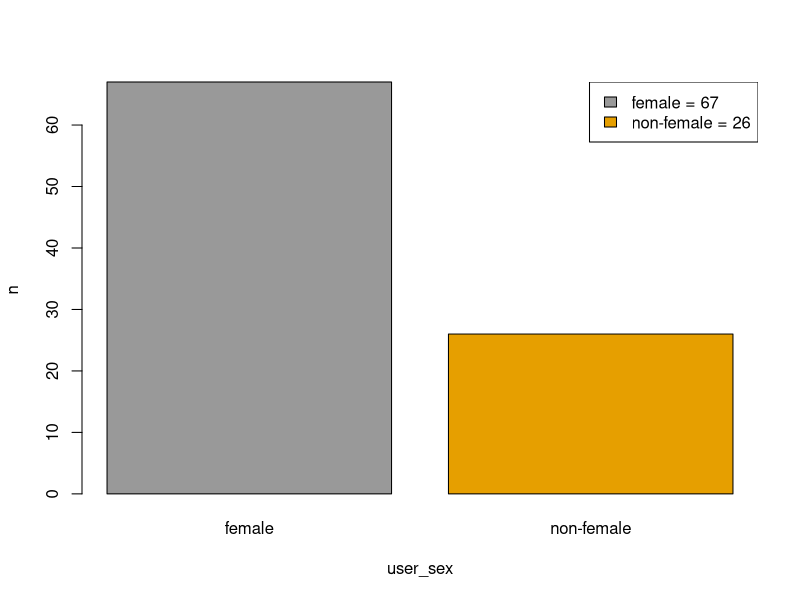
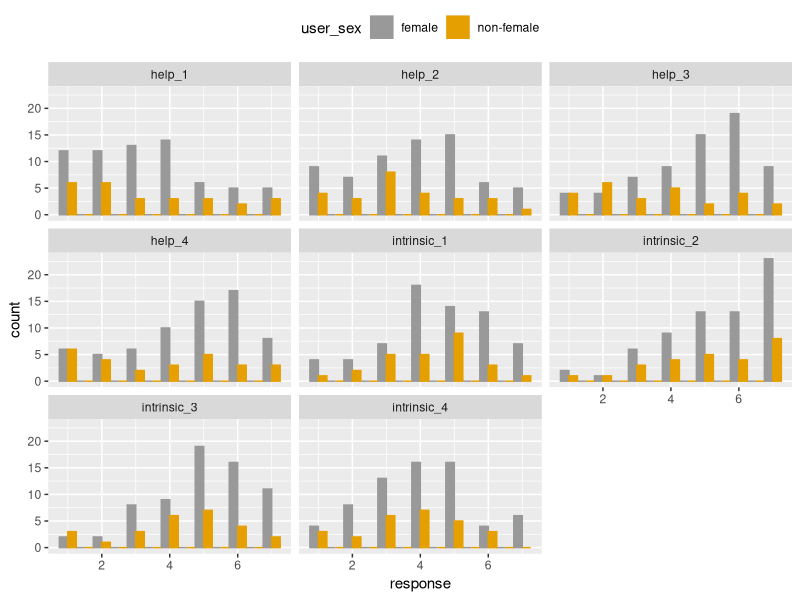
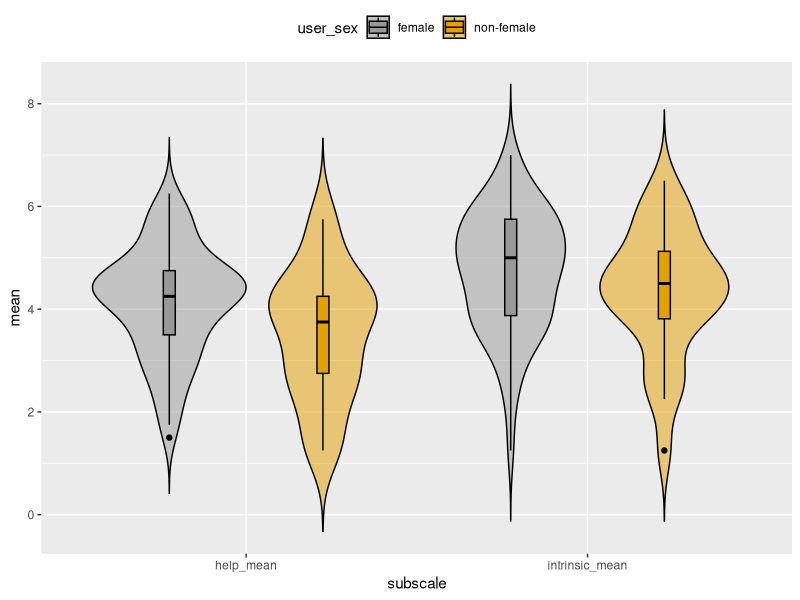
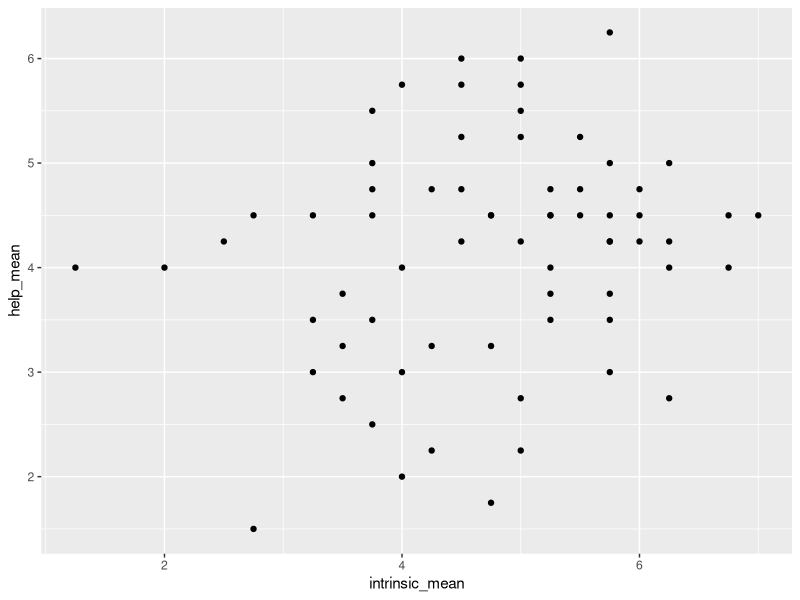
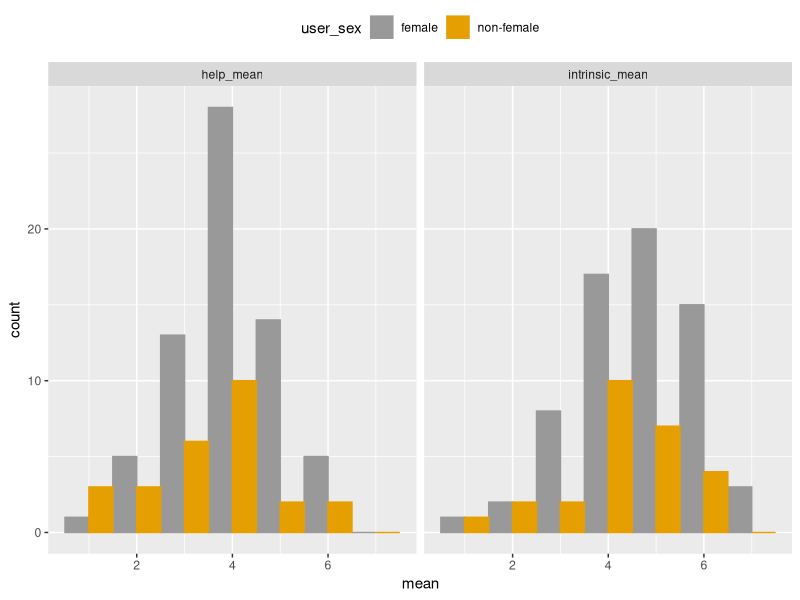
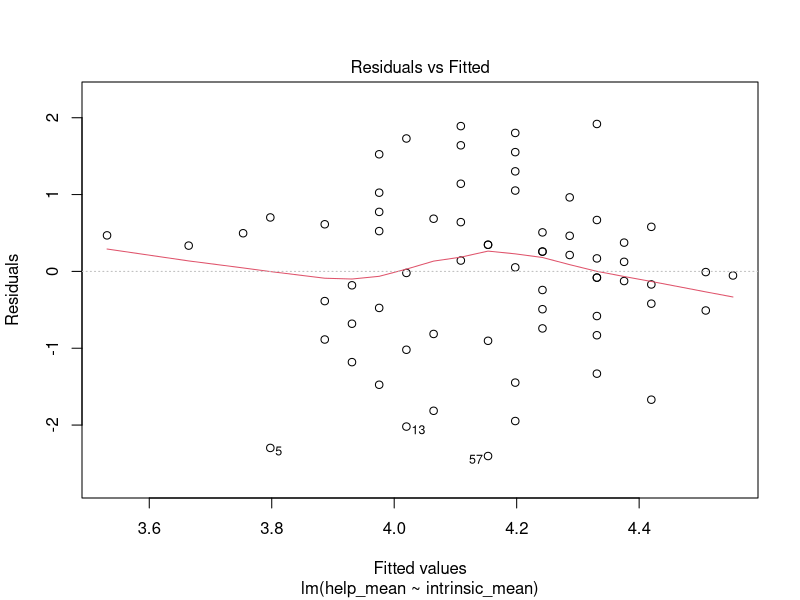
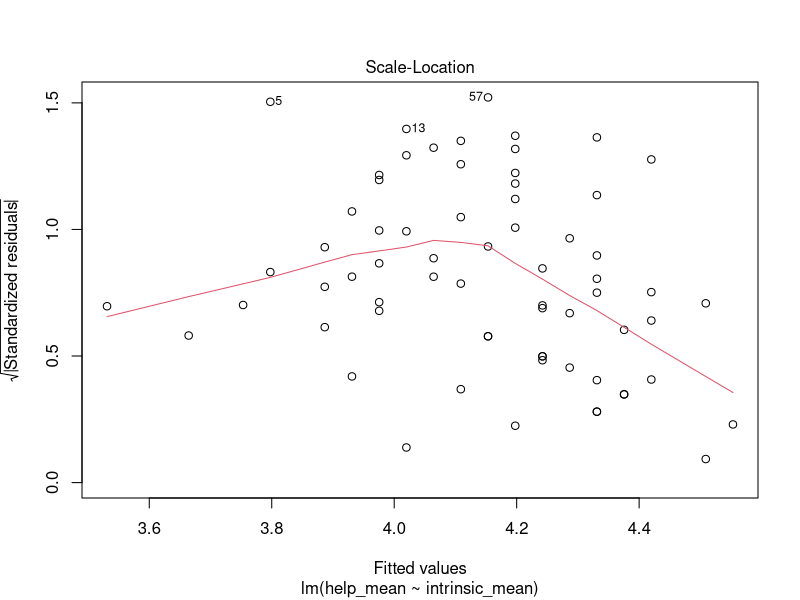
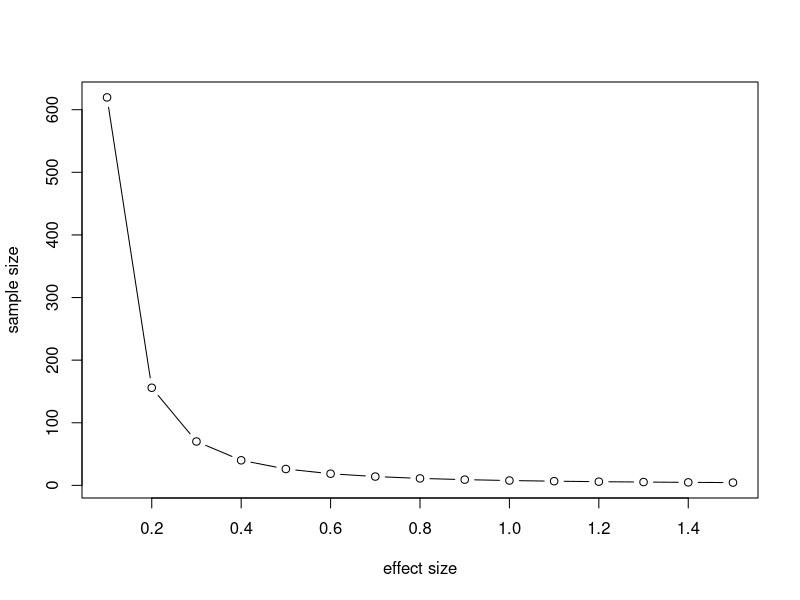

Reproduce these figures in R, in order.
## ---- chunk 1

# install package - pwr

library(pwr)
library(broom)
library(dplyr)
library(stats)
library(ggplot2)
library(tidyverse)

# you will need to add extra packages in here to do the rest of your analyses

demo <- read_csv("demographics_2021_pilot.csv")
mslq <- read_csv("MSLQ_2021_pilot.csv")

## ---- chunk 2

demo_final <- demo %>% 
  group_by(user_id, q_id) %>% 
  filter(session_id == min(session_id), endtime == min(endtime)) %>% 
  filter(row_number() == 1) %>% 
  ungroup() %>% 
  filter(user_status %in% c("guest", "registered")) %>%
  select(user_id, user_sex, user_age, q_name, dv) %>%
  pivot_wider(names_from = q_name, values_from = dv)

mslq_final <- mslq %>% 
  group_by(user_id, q_id) %>% 
  filter(session_id == min(session_id), endtime == min(endtime)) %>% 
  filter(row_number() == 1) %>% 
  ungroup() %>% 
  filter(user_status %in% c("guest", "registered")) %>%
  select(user_id, user_sex, user_age, q_name, dv) %>%
  arrange(q_name) %>%
  pivot_wider(names_from = q_name, values_from = dv)

## ---- chunk 3

# merge data frames
joined_data <- as_tibble(merge(demo_final, 
                               mslq_final))

## ---- chunk 4

# select the gender column, and MSLQ variables
selected_data <- select(joined_data,
                        user_id, user_sex,
                        intrinsic_1:intrinsic_4,
                        help_1:help_4)

## ---- chunk 5

# convert to data.frame and drop NaNs
data <- data.frame(drop_na(selected_data))

## ---- chunk 6

# data info
summary_stats <- summary(data)

# MSLQ variables
subscales <- c("intrinsic", 
               "help")
help      <- c(names(data)[str_detect(names(data), 
                                      "help")])
intrinsic <- c(names(data)[str_detect(names(data), 
                                      "intrinsic")])

# group non-female observations
data <- mutate(data,
               user_sex = case_when(user_sex %in% c("nonbinary",
                                                    "na") ~ "non-female",
                                  user_sex == "male"      ~ "non-female",
                                  user_sex == "female"    ~ "female"))

# group by count
data_count <- (data %>% 
                 count(user_sex))

# restructure
data_distribution <- pivot_longer(data,
                                  cols=c(intrinsic, help),
                                  names_to="item",
                                  values_to="response")

# gender variables
gender   <- c(unique(data_distribution$user_sex))
n_gender <- c(sum(data_count$n[data_count$user_sex == "female"]),
              sum(data_count$n[data_count$user_sex != "female"]))

# plotting variables
black    = "#000000"
grey     = "#999999"
yellow   = "#E69F00"

# plot gender counts
# jpeg(file="plots/count.jpeg")
barplot(data_count$n, 
        names.arg=data_count$user_sex,
        ylab="n", xlab="user_sex",
        col=c(grey, yellow, yellow, yellow))
legend("topright", 
       c(sprintf("%s = %i", gender[1], n_gender[1]), 
         sprintf("%s = %i", gender[2], n_gender[2])), 
       fill = c(grey, yellow))
# dev.off()

# plot data distribution
# jpeg(file="plots/distribution.jpeg")
ggplot(data=data_distribution, 
       mapping=aes(x=response, color=user_sex, fill=user_sex)) + 
  geom_histogram(binwidth=.5, position="dodge") + 
  facet_wrap(facet=vars(item)) +
  scale_color_manual(values=c(grey, yellow)) +
  scale_fill_manual(values=c(grey, yellow)) + 
  theme(legend.position="top")
# dev.off()

## ---- chunk 7

dat_means <- data %>% # change data to the name of the data object you want to work from
  gather(var, val, intrinsic_1:intrinsic_4) %>% # change question_1:question_5 to select the questions for your 1st sub-scale 
  group_by_at(vars(-val, -var)) %>% # group by everything except the val and var columns, don't change this 
  summarise(intrinsic_mean = mean(val, na.rm = TRUE)) %>% # change anxiety_mean to the name of your 1st sub-scale
  ungroup() %>% # always ungroup! 
  gather(var, val, help_1:help_4) %>% # change question_1:question_5 to select the questions for your 2nd scale
  group_by_at(vars(-val, -var)) %>% 
  summarise(help_mean = mean(val, na.rm = TRUE)) %>% # does not return sums with missing items 
  ungroup()

## ---- chunk 8

dat_means_grouped <-  pivot_longer(dat_means,
                      cols=c(intrinsic_mean, help_mean),
                      names_to="subscale",
                      values_to="mean")

# jpeg(file="plots/boxplots.jpeg")
ggplot(data=dat_means_grouped,
       mapping=aes(x=subscale, y=mean, color=user_sex, fill=user_sex)) + 
  geom_violin(trim=FALSE, alpha=0.5) +
  geom_boxplot(width=0.07, position=position_dodge(width=0.9)) +
  scale_color_manual(values=c(black, black)) +
  scale_fill_manual(values=c(grey, yellow)) + 
  theme(legend.position="top")
# dev.off()

# remove outliers
female_outliers      <- boxplot(subset(subset(dat_means_grouped, user_sex == "female"), subscale == "help_mean")$mean, plot=FALSE)$out
non.female_outliers  <- boxplot(subset(subset(dat_means_grouped, user_sex != "female"), subscale == "intrinsic_mean")$mean, plot=FALSE)$out

dat_means_grouped <- dat_means_grouped[-which(subset(subset(dat_means_grouped, user_sex == "female"), subscale == "help_mean")$mean %in% female_outliers),]
dat_means_grouped <- dat_means_grouped[-which(subset(subset(dat_means_grouped, user_sex != "female"), subscale == "intrinsic_mean")$mean %in% non.female_outliers),]

dat_means <- dat_means[-which(
  subset(dat_means, user_sex == "female")$help_mean
  %in% 
    boxplot(subset(dat_means, user_sex == "female")$help_mean, plot=FALSE)$out),]

dat_means <- dat_means[-which(
  subset(dat_means, user_sex != "female")$intrinsic_mean
  %in% 
    boxplot(subset(dat_means, user_sex != "female")$intrinsic_mean, plot=FALSE)$out),]

## ---- chunk 9

female_data     <- subset(dat_means, 
                          user_sex == "female")
non.female_data <- subset(dat_means,
                          user_sex == "non-female")

# jpeg(file="plots/correlation.jpeg")
ggplot(data=female_data, 
       aes(x=intrinsic_mean, 
           y=help_mean)) + 
  geom_point()
# dev.off()

## ---- chunk 10

# shapiro-wilk test for normality
# separated for gender and subscale

gender_      <- vector(mode="list")
subscale_    <- vector(mode="list")
p.value_     <- vector(mode="list")
d.statistic_ <- vector(mode="list")

count = 1

for (i in seq_along(gender))
  {
  for (j in seq_along(subscales))
    {
    
    vec <- 
      subset(dat_means_grouped,
                user_sex == gender[i]) %>%
      filter(., 
             grepl(subscales[j], 
                   subscale))
    
    vec_sw <- shapiro.test(vec$mean)
    
    gender_[count]      <- gender[i]
    subscale_[count]    <- subscales[j]
    d.statistic_[count] <- vec_sw$statistic
    p.value_[count]     <- vec_sw$p.value
    
    count = count + 1
    
    }
  }

sw_results     <- tibble(gender_, 
                         subscale_,
                         d.statistic_, 
                         p.value_)

gender_results <- tibble("gender"            = gender,
                         "num. observations" = n_gender)

# jpeg(file="plots/mean_distribution.jpeg")
ggplot(data=dat_means_grouped,
       mapping=aes(x=mean, color=user_sex, fill=user_sex)) +
  geom_histogram(binwidth=1, position="dodge") +
  facet_wrap(facet=vars(subscale)) +
  scale_color_manual(values=c(grey, yellow)) +
  scale_fill_manual(values=c(grey, yellow)) +
  theme(legend.position="top")
# dev.off()

print(sw_results)
 
## ---- chunk 11

# red lines should be flat for both plots
# need to check for statistical equations for p-value
# check to rectify the data

# test for linearity
lingress_model <- lm(data=female_data,
                     help_mean ~ intrinsic_mean)

# jpeg(file="plots/data_linearity.jpeg")
plot(lingress_model, 1)
# dev.off()

# test for homoscedasticity
# jpeg(file="plots/data_homoscedasticity.jpeg")
plot(lingress_model, 3)
# dev.off()

## ---- chunk 12

# cohen's d

mean_diff = mean(female_data$intrinsic_mean) - mean(non.female_data$intrinsic_mean)

sum_var   = var(female_data$intrinsic_mean) + var(non.female_data$intrinsic_mean)

d <- mean_diff/sqrt((sum_var)/2)

# power analysis
pwr <- power.t.test(n           = NULL,
                    delta       = mean_diff,
                    # sd          = 1,
                    sig.level   = 0.05,
                    power       = 0.80,
                    type        = "two.sample",
                    alternative = "one.sided")

effect_sizes = c(seq(0.1,1.5,0.1))
ptab        <- cbind(NULL, NULL) 

for (i in effect_sizes) {
  pwr_ <- pwr.t.test(d           = i,
                     sig.level   = 0.05,
                     power       = 0.8,
                     type        = "one.sample",
                     alternative = "greater")
  ptab <- rbind(ptab, cbind(pwr_$d, pwr_$n))
}

plot(ptab[,1],
     ptab[,2],
     type="b",
     xlab="effect size",
     ylab="sample size")

# welch t-test: unequal variance

t <- t.test(female_data$intrinsic_mean, non.female_data$intrinsic_mean)

t.test_results <- tibble("cohen's d" = d,
                         "welch's t" = t$statistic,
                         "p-value"   = t$p.value)

print(t.test_results)

## ---- chunk 13

# spearman: ordinal data

s <- cor.test(female_data$intrinsic_mean, female_data$help_mean, method="spearman",
              conf.level=0.95, 
              alternative="two.sided")

spearman_results <- tibble("rho" = s$estimate,
                           "p-value" = s$p.value)

effect_sizes = c(seq(0.1,1.5,0.02))
ptab_s <- cbind(NULL, NULL) 

for (i in effect_sizes) {
  pwr_ <- pwr.t.test(d           = i,
                     sig.level   = 0.05,
                     power       = 0.8,
                     type        = "one.sample",
                     alternative = "two.sided")
  ptab_s <- rbind(ptab_s, cbind(pwr_$d, pwr_$n))
}

plot(ptab[,1],
     ptab[,2],
     type="b",
     xlab="effect size",
     ylab="sample size")
